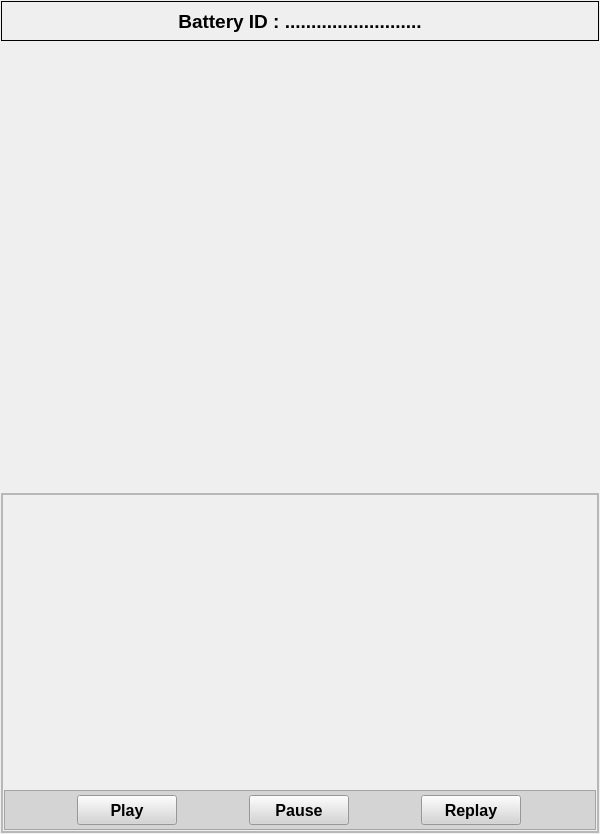
        <widget class="QWidget" name="only_img_widget" native="true">
         <property name="minimumSize">
          <size>
           <width>600</width>
           <height>0</height>
          </size>
         </property>
         <property name="maximumSize">
          <size>
           <width>600</width>
           <height>16777215</height>
          </size>
         </property>
         <layout class="QVBoxLayout" name="verticalLayout_6">
          <property name="leftMargin">
           <number>1</number>
          </property>
          <property name="topMargin">
           <number>1</number>
          </property>
          <property name="rightMargin">
           <number>1</number>
          </property>
          <property name="bottomMargin">
           <number>1</number>
          </property>
          <item>
           <widget class="QLabel" name="Battery_id_lbl">
            <property name="minimumSize">
             <size>
              <width>0</width>
              <height>40</height>
             </size>
            </property>
            <property name="maximumSize">
             <size>
              <width>16777215</width>
              <height>40</height>
             </size>
            </property>
            <property name="font">
             <font>
              <pointsize>14</pointsize>
              <weight>75</weight>
              <bold>true</bold>
             </font>
            </property>
            <property name="frameShape">
             <enum>QFrame::Box</enum>
            </property>
            <property name="text">
             <string>Battery ID : ..........................</string>
            </property>
            <property name="alignment">
             <set>Qt::AlignCenter</set>
            </property>
           </widget>
          </item>
          <item>
           <spacer name="verticalSpacer">
            <property name="orientation">
             <enum>Qt::Vertical</enum>
            </property>
            <property name="sizeHint" stdset="0">
             <size>
              <width>20</width>
              <height>40</height>
             </size>
            </property>
           </spacer>
          </item>
          <item>
           <widget class="QLabel" name="img_lbl">
            <property name="minimumSize">
             <size>
              <width>600</width>
              <height>400</height>
             </size>
            </property>
            <property name="maximumSize">
             <size>
              <width>600</width>
              <height>400</height>
             </size>
            </property>
            <property name="text">
             <string/>
            </property>
            <property name="pixmap">
             <pixmap>:/newPrefix/images_ICON/battery_img.jpg</pixmap>
            </property>
           </widget>
          </item>
          <item>
           <widget class="QFrame" name="step_video_frm">
            <property name="minimumSize">
             <size>
              <width>0</width>
              <height>340</height>
             </size>
            </property>
            <property name="maximumSize">
             <size>
              <width>16777215</width>
              <height>340</height>
             </size>
            </property>
            <property name="frameShape">
             <enum>QFrame::StyledPanel</enum>
            </property>
            <property name="frameShadow">
             <enum>QFrame::Raised</enum>
            </property>
            <layout class="QHBoxLayout" name="horizontalLayout_14">
             <property name="spacing">
              <number>0</number>
             </property>
             <property name="leftMargin">
              <number>0</number>
             </property>
             <property name="topMargin">
              <number>0</number>
             </property>
             <property name="rightMargin">
              <number>0</number>
             </property>
             <property name="bottomMargin">
              <number>0</number>
             </property>
             <item>
              <widget class="QFrame" name="video_frm_2">
               <property name="frameShape">
                <enum>QFrame::StyledPanel</enum>
               </property>
               <property name="frameShadow">
                <enum>QFrame::Raised</enum>
               </property>
               <layout class="QVBoxLayout" name="verticalLayout_17">
                <property name="spacing">
                 <number>1</number>
                </property>
                <property name="leftMargin">
                 <number>1</number>
                </property>
                <property name="topMargin">
                 <number>1</number>
                </property>
                <property name="rightMargin">
                 <number>1</number>
                </property>
                <property name="bottomMargin">
                 <number>1</number>
                </property>
                <item>
                 <spacer name="verticalSpacer_2">
                  <property name="orientation">
                   <enum>Qt::Vertical</enum>
                  </property>
                  <property name="sizeHint" stdset="0">
                   <size>
                    <width>20</width>
                    <height>40</height>
                   </size>
                  </property>
                 </spacer>
                </item>
                <item>
                 <widget class="QLabel" name="label_video">
                  <property name="minimumSize">
                   <size>
                    <width>575</width>
                    <height>290</height>
                   </size>
                  </property>
                  <property name="maximumSize">
                   <size>
                    <width>575</width>
                    <height>290</height>
                   </size>
                  </property>
                  <property name="font">
                   <font>
                    <pointsize>12</pointsize>
                    <weight>75</weight>
                    <bold>true</bold>
                   </font>
                  </property>
                  <property name="text">
                   <string/>
                  </property>
                 </widget>
                </item>
                <item>
                 <widget class="QFrame" name="frame_7">
                  <property name="minimumSize">
                   <size>
                    <width>0</width>
                    <height>40</height>
                   </size>
                  </property>
                  <property name="maximumSize">
                   <size>
                    <width>16777215</width>
                    <height>40</height>
                   </size>
                  </property>
                  <property name="styleSheet">
                   <string notr="true">background-color: rgb(212, 212, 212);</string>
                  </property>
                  <property name="frameShape">
                   <enum>QFrame::StyledPanel</enum>
                  </property>
                  <property name="frameShadow">
                   <enum>QFrame::Raised</enum>
                  </property>
                  <layout class="QHBoxLayout" name="horizontalLayout_17">
                   <property name="spacing">
                    <number>1</number>
                   </property>
                   <property name="leftMargin">
                    <number>1</number>
                   </property>
                   <property name="topMargin">
                    <number>1</number>
                   </property>
                   <property name="rightMargin">
                    <number>1</number>
                   </property>
                   <property name="bottomMargin">
                    <number>1</number>
                   </property>
                   <item>
                    <widget class="QPushButton" name="pushButton_file">
                     <property name="enabled">
                      <bool>true</bool>
                     </property>
                     <property name="minimumSize">
                      <size>
                       <width>100</width>
                       <height>30</height>
                      </size>
                     </property>
                     <property name="maximumSize">
                      <size>
                       <width>100</width>
                       <height>16777215</height>
                      </size>
                     </property>
                     <property name="font">
                      <font>
                       <pointsize>12</pointsize>
                       <weight>75</weight>
                       <bold>true</bold>
                      </font>
                     </property>
                     <property name="cursor">
                      <cursorShape>PointingHandCursor</cursorShape>
                     </property>
                     <property name="text">
                      <string>Play</string>
                     </property>
                    </widget>
                   </item>
                   <item>
                    <widget class="QPushButton" name="pushButton_playpause">
                     <property name="enabled">
                      <bool>true</bool>
                     </property>
                     <property name="minimumSize">
                      <size>
                       <width>100</width>
                       <height>30</height>
                      </size>
                     </property>
                     <property name="maximumSize">
                      <size>
                       <width>100</width>
                       <height>16777215</height>
                      </size>
                     </property>
                     <property name="font">
                      <font>
                       <pointsize>12</pointsize>
                       <weight>75</weight>
                       <bold>true</bold>
                      </font>
                     </property>
                     <property name="cursor">
                      <cursorShape>PointingHandCursor</cursorShape>
                     </property>
                     <property name="text">
                      <string>Pause</string>
                     </property>
                    </widget>
                   </item>
                   <item>
                    <widget class="QPushButton" name="pushButton_replay">
                     <property name="enabled">
                      <bool>true</bool>
                     </property>
                     <property name="minimumSize">
                      <size>
                       <width>100</width>
                       <height>30</height>
                      </size>
                     </property>
                     <property name="maximumSize">
                      <size>
                       <width>100</width>
                       <height>16777215</height>
                      </size>
                     </property>
                     <property name="font">
                      <font>
                       <pointsize>12</pointsize>
                       <weight>75</weight>
                       <bold>true</bold>
                      </font>
                     </property>
                     <property name="cursor">
                      <cursorShape>PointingHandCursor</cursorShape>
                     </property>
                     <property name="text">
                      <string>Replay</string>
                     </property>
                    </widget>
                   </item>
                  </layout>
                 </widget>
                </item>
               </layout>
              </widget>
             </item>
            </layout>
           </widget>
          </item>
         </layout>
        </widget>
